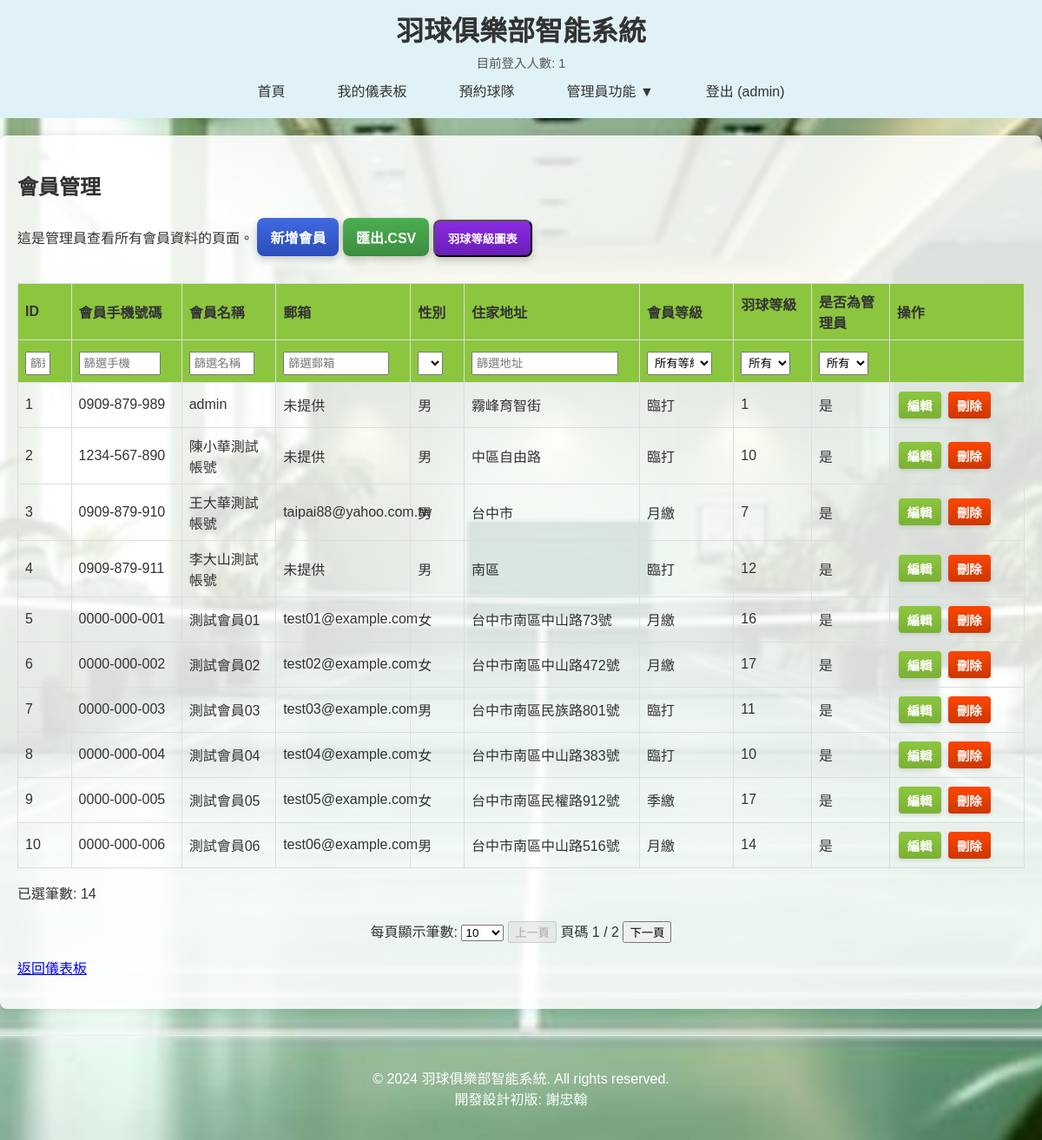
/admin/query_members (signed in), run on the app's committed database.
### app.py (models this page shows, shortened)
class User(db.Model):
    id = db.Column(db.Integer, primary_key=True)
    member_id = db.Column(db.String(10), unique=True, nullable=False)
    username = db.Column(db.String(80), unique=True, nullable=False) # 用戶名，用於顯示和唯一性
    email = db.Column(db.String(120), unique=False, nullable=True)
    password_hash = db.Column(db.String(128), nullable=False)
    gender = db.Column(db.String(10), default='男') # 性別
    address = db.Column(db.String(200)) # 住家地址
    membership_type = db.Column(db.String(20), default='臨打') # 會員等級 (年繳, 季繳, 月繳, 臨打)
    badminton_level = db.Column(db.Integer, default=1) # 羽球等級 (1-18級)
    is_admin = db.Column(db.Boolean, default=False) # 是否為管理員
    @property
    def formatted_member_id(self):
        if self.member_id and len(self.member_id) == 10 and self.member_id.isdigit():
            return f"{self.member_id[:4]}-{self.member_id[4:7]}-{self.member_id[7:]}"
        return self.member_id # 如果不符合10位數字，則返回原始值

### app.py (the view)
@app.route('/admin/query_members')
def query_members():
    if 'user_id' not in session or not session['is_admin']:
        flash('您沒有權限訪問此頁面。', 'danger')
        return redirect(url_for('index')) # 更改重定向目標為 index
    members = User.query.all()
    return render_template('query_members.html', members=members)

### app.py (called while the page is built)
@app.context_processor
def inject_global_vars():
    return dict(logged_in_users_count=app.logged_in_users_count)

### templates/query_members.html (shortened to what this page needs)
{% extends "base.html" %}
{% block content %}
    <h2>會員管理</h2>
    <p>
        這是管理員查看所有會員資料的頁面。
        <a href="{{ url_for('add_user') }}" class="button add-button">新增會員</a>
        <a href="{{ url_for('export_members_csv') }}" class="button export-button">匯出.CSV</a>
        <button type="button" id="viewChartBtnMembers" class="button chart-button">羽球等級圖表</button>
    </p>
    {% if members %}
    <table id="membersTable" border="1">
        <thead>
            <tr>
                <th onclick="sortTable(this)" data-column-index="0" data-sort-direction="asc" style="width: 5%;">ID </th>
                <th onclick="sortTable(this)" data-column-index="1" data-sort-direction="asc" style="width: 12%;">會員手機號碼 </th>
                <th onclick="sortTable(this)" data-column-index="2" data-sort-direction="asc" style="width: 10%;">會員名稱 </th>
                <th onclick="sortTable(this)" data-column-index="3" data-sort-direction="asc" style="width: 15%;">郵箱 </th>
                <th onclick="sortTable(this)" data-column-index="4" data-sort-direction="asc" style="width: 5%;">性別 </th>
                <th onclick="sortTable(this)" data-column-index="5" data-sort-direction="asc" style="width: 20%;">住家地址 </th>
                <th onclick="sortTable(this)" data-column-index="6" data-sort-direction="asc" style="width: 10%;">會員等級 </th>
                <th onclick="sortTable(this)" data-column-index="7" data-sort-direction="asc" style="width: 8%;">羽球等級 </th>
                <th onclick="sortTable(this)" data-column-index="8" data-sort-direction="asc" style="width: 8%;">是否為管理員 </th>
                <th style="width: 15%;">操作</th>
            </tr>
            <tr id="filterRow">
                <th><input type="text" onkeyup="filterTable()" placeholder="篩選 ID"></th>
                <th><input type="text" onkeyup="filterTable()" placeholder="篩選手機"></th>
                <th><input type="text" onkeyup="filterTable()" placeholder="篩選名稱"></th>
                <th><input type="text" onkeyup="filterTable()" placeholder="篩選郵箱"></th>
                <th>
                    <select onchange="filterTable()" id="filter-gender">
                        <option value="">所有性別</option>
                    </select>
                </th>
                <th><input type="text" onkeyup="filterTable()" placeholder="篩選地址"></th>
                <th>
                    <select onchange="filterTable()" id="filter-membership_type">
                        <option value="">所有等級</option>
                    </select>
                </th>
                <th>
                    <select onchange="filterTable()" id="filter-badminton_level">
                        <option value="">所有等級</option>
                    </select>
                </th>
                <th>
                    <select onchange="filterTable()" id="filter-is_admin">
                        <option value="">所有</option>
                    </select>
                </th>
                <th></th>
            </tr>
        </thead>
        <tbody>
            {% for member in members %}
            <tr>
                <td>{{ member.id }}</td>
                <td>{{ member.formatted_member_id }}</td>
                <td>{{ member.username }}</td>
                <td>{{ member.email if member.email else '未提供' }}</td>
                <td>{{ member.gender }}</td>
                <td>{{ member.address if member.address else '未提供' }}</td>
                <td>{{ member.membership_type }}</td>
                <td>{{ member.badminton_level }}</td>
                <td>{{ '是' if member.is_admin else '否' }}</td>
                <td class="actions-cell">
                    <a href="{{ url_for('edit_user', user_id=member.id) }}" class="action-button edit-button">編輯</a>
                    <form action="{{ url_for('delete_user', user_id=member.id) }}" method="POST" style="display:inline;">
                        <button type="submit" onclick="return confirm('確定要刪除會員 {{ member.username }} 嗎？此操作不可逆，且會檢查是否有相關預約。');" class="action-button delete-button">刪除</button>
                    </form>
                </td>
            </tr>
            {% endfor %}
        </tbody>
    </table>
    {% else %}
    <p>目前沒有會員資料。</p>
    {% endif %}
    <p>已選筆數: <span id="visibleRowCount">0</span></p>
    <div class="pagination-controls" style="text-align: center; margin-top: 20px;">
        <label for="rowsPerPageSelect">每頁顯示筆數:</label>
        <select id="rowsPerPageSelect" onchange="changeRowsPerPage()">
            <option value="10" selected>10</option>
        </select>
        <button id="prevPage" onclick="prevPage()">上一頁</button>
        <span id="pageInfo">頁碼 1 / 1</span>
        <button id="nextPage" onclick="nextPage()">下一頁</button>
    </div>
    <p><a href="{{ url_for('dashboard') }}">返回儀表板</a></p>
{% endblock %}

### templates/base.html (shortened to what this page needs)
<!DOCTYPE html>
<html lang="zh-TW">
<head>
</head>
<body>
    <header>
        <h1>羽球俱樂部智能系統</h1>
        <div class="logged-in-count">
            目前登入人數: {{ logged_in_users_count }}
        </div>
        <nav>
            <ul>
                <li><a href="{{ url_for('index') }}">首頁</a></li>
                {% if 'user_id' in session %}
                    <li><a href="{{ url_for('dashboard') }}">我的儀表板</a></li>
                    <li><a href="{{ url_for('book_court') }}">預約球隊</a></li>
                    {% if session.get('is_admin') %}
                        <li class="dropdown">
                            <a href="#" class="dropbtn">管理員功能 ▼</a>
                        </li>
                    {% endif %}
                    <li><a href="{{ url_for('logout') }}">登出 ({{ session.username }})</a></li>
                {% else %}
                    <li><a href="{{ url_for('register') }}">註冊</a></li>
                    <li><a href="{{ url_for('login') }}">登入</a></li>
                {% endif %}
            </ul>
        </nav>
    </header>
    <div class="container">
        {% block content %}{% endblock %}
    </div>
    <footer>
        <p>&copy; 2024 羽球俱樂部智能系統. All rights reserved.<br><span class="designer-info">開發設計初版: 謝忠翰</span></p>
    </footer>

### templates/query_members.html (style rules this page uses)
table { width: 100%; border-collapse: collapse; margin-top: 20px; table-layout: fixed; }
th, td { border: 1px solid #ddd; padding: 8px; text-align: left; }
th { background-color: #8CC63F; cursor: pointer; position: relative; }
th input[type="text"], th select { width: calc(100% - 16px); padding: 4px; margin-top: 5px; box-sizing: border-box; }
.button { display: inline-block; padding: 10px 15px; text-align: center; text-decoration: none; border-radius: 8px; margin-bottom: 10px; font-weight: bold; box-shadow: 0 4px 8px rgba(0, 0, 0, 0.2); transition: all 0.2s ease; }
.add-button { background-color: #4169E1; background-image: linear-gradient(to bottom, #4169E1, #2A4DBA); color: white; }
.export-button { background-color: #4CAF50; background-image: linear-gradient(to bottom, #4CAF50, #3C8D40); color: white; }
.chart-button { background-color: #8A2BE2; background-image: linear-gradient(to bottom, #8A2BE2, #6A1EB8); color: white; }
.action-button { display: inline-block; padding: 5px 10px; border: none; border-radius: 4px; cursor: pointer; font-size: 0.9em; font-weight: bold; text-decoration: none; color: white; box-shadow: 0 2px 4px rgba(0, 0, 0, 0.1); transition: all 0.2s ease; margin: 2px; }
.edit-button { background-color: #8CC63F; background-image: linear-gradient(to bottom, #8CC63F, #7BB035); }
.delete-button { background-color: #FF4500; background-image: linear-gradient(to bottom, #FF4500, #CC3700); }
.actions-cell { white-space: normal; overflow: visible; text-overflow: clip; }

### templates/base.html (style rules this page uses)
.dropbtn { background-color: #E0F2F7; color: #333; padding: 10px 15px; font-size: 1em; border: none; cursor: pointer; display: block; }
.dropdown { position: relative; display: inline-block; }

### data on the page
User: username "admin", id "1", formatted_member_id "0909-879-989", email "未提供", gender "男", address "霧峰育智街", membership_type "臨打", badminton_level "1", is_admin "是"
User: id "2", formatted_member_id "1234-567-890", username "陳小華測試帳號", email "未提供", gender "男", address "中區自由路", membership_type "臨打", badminton_level "10", is_admin "是"
User: id "3", formatted_member_id "0909-879-910", username "王大華測試帳號", email "taipai88@yahoo.com.tw", gender "男", address "台中市", membership_type "月繳", badminton_level "7", is_admin "是"
User: id "4", formatted_member_id "0909-879-911", username "李大山測試帳號", email "未提供", gender "男", address "南區", membership_type "臨打", badminton_level "12", is_admin "是"
User: id "5", formatted_member_id "0000-000-001", username "測試會員01", email "test01@example.com", gender "女", address "台中市南區中山路73號", membership_type "月繳", badminton_level "16", is_admin "是"
User: id "6", formatted_member_id "0000-000-002", username "測試會員02", email "test02@example.com", gender "女", address "台中市南區中山路472號", membership_type "月繳", badminton_level "17", is_admin "是"
User: id "7", formatted_member_id "0000-000-003", username "測試會員03", email "test03@example.com", gender "男", address "台中市南區民族路801號", membership_type "臨打", badminton_level "11", is_admin "是"
User: id "8", formatted_member_id "0000-000-004", username "測試會員04", email "test04@example.com", gender "女", address "台中市南區中山路383號", membership_type "臨打", badminton_level "10", is_admin "是"
User: id "9", formatted_member_id "0000-000-005", username "測試會員05", email "test05@example.com", gender "女", address "台中市南區民權路912號", membership_type "季繳", badminton_level "17", is_admin "是"
User: id "10", formatted_member_id "0000-000-006", username "測試會員06", email "test06@example.com", gender "男", address "台中市南區中山路516號", membership_type "月繳", badminton_level "14", is_admin "是"

### other printed values
{{ logged_in_users_count }} "1"
